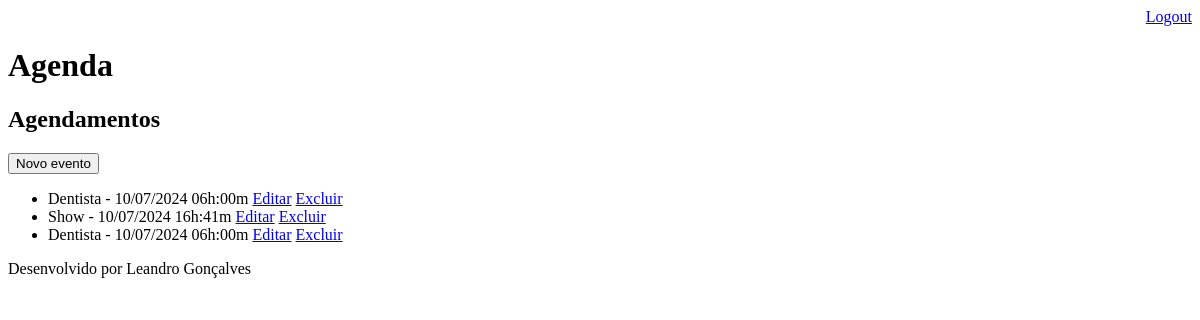
Page /agenda/ (signed in) on the earlier database version.
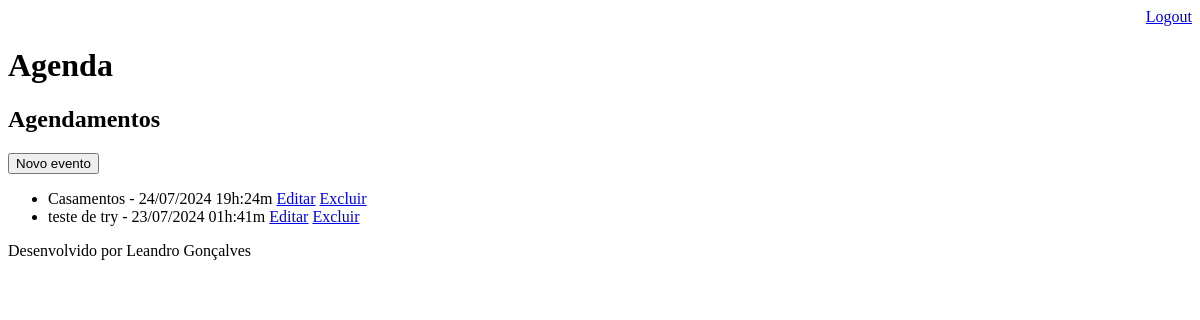
Same page on the later database version.
### core/models.py (models this page shows, shortened)
class Evento(models.Model):
    titulo = models.CharField(max_length=100)
    descricao = models.TextField(blank=True, null=True)
    data_evento = models.DateTimeField(verbose_name='Data do evento')
    data_criacao = models.DateTimeField(auto_now=True, verbose_name='Data de criação')
    local_evento = models.CharField(max_length=100, null=False, verbose_name='Local do evento')
    usuario = models.ForeignKey(User, on_delete=models.CASCADE)
    class Meta:
        db_table = 'evento'
    def get_data_evento(self):
        return self.data_evento.strftime('%d/%m/%Y %Hh:%Mm')
    def get_evento_atrasado(self):
        if self.data_evento < datetime.now():
            return True
        else:
            return False
    def get_evento_proximo(self):
        if self.data_evento > datetime.now() + timedelta(hours=1):
            return False
        else:
            if self.data_evento < datetime.now():
                return False
            return True

### core/views.py (the view)
# urls.py: path('agenda/', views.lista_eventos),
@login_required(login_url='/login/')
def lista_eventos(request):
    try:
        user = request.user
        data_atual = datetime.now() - timedelta(hours=1)
        evento = Evento.objects.filter(usuario=user,
                                    data_evento__gt=data_atual)
        dados = {'eventos': evento}
    except Exception:
        raise Http404
    return render(request, 'agenda.html', dados)

### templates/agenda.html (shortened to what this page needs)
{% extends 'model-page.html' %}
{% block content %}
  <h2>Agendamentos</h2>
  <a href="evento/"><button type="button">Novo evento</button></a>
  <ul>
    {% for evento in eventos %}
      <li>
        <div style="
        ">
          {{ evento.titulo }} - {{ evento.get_data_evento }}
          <a href="evento/?id={{ evento.id }}">Editar</a>
          <a href="evento/delete/{{ evento.id }}">Excluir</a>
        </div>
      </li>
    {% endfor %}
  </ul>
{% endblock %}

Differences in the rows shown:
removed Evento: titulo "Dentista", get_data_evento "10/07/2024 06h:00m"
removed Evento: titulo "Show", get_data_evento "10/07/2024 16h:41m"
no longer on this page (row edited): Evento: titulo "Dentista", get_data_evento "10/07/2024 06h:00m"
added Evento: titulo "Casamentos", get_data_evento "24/07/2024 19h:24m"
added Evento: titulo "teste de try", get_data_evento "23/07/2024 01h:41m"
